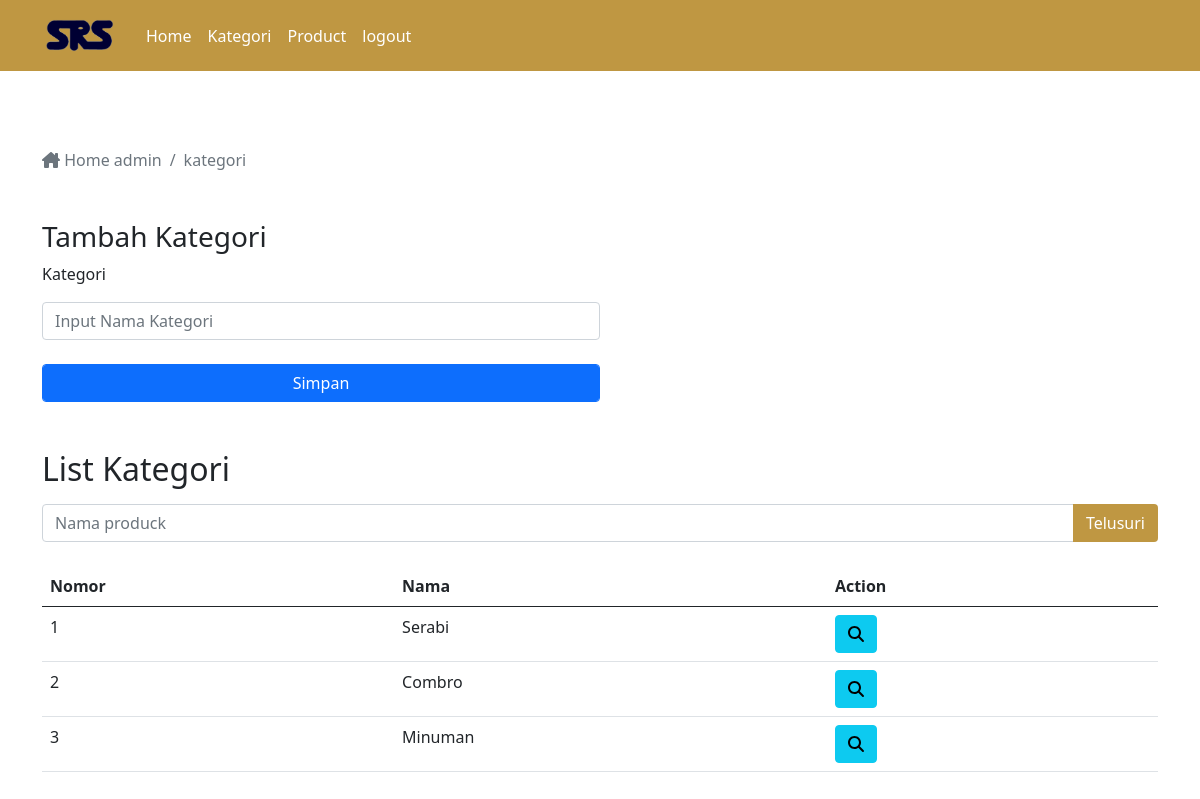
Page /adminpanel/kategori.php (signed in) on the committed database.
### tables this page shows
CREATE TABLE `kategori` (
  `id` int NOT NULL,
  `nama` varchar(100) NOT NULL
);

### adminpanel/kategori.php (the view, shortened to what this page needs)
<?php
require "../adminpanel/function/db.php";
$queryKategori = mysqli_query($link, "SELECT * FROM kategori");
$jumlahKategori = mysqli_num_rows($queryKategori);
if(isset($_GET['keyword'])){
    $queryKategori = mysqli_query($link, "SELECT * FROM kategori WHERE nama LIKE '%$_GET[keyword]%'");
}
else if(isset($_GET['kategori'])){
    $queryKategori = mysqli_query($link, "SELECT id FROM kategori WHERE nama ='$_GET[kategori]' ");
    $kategoriId = mysqli_fetch_array($queryKategori);
    $queryKategori = mysqli_query($link, "SELECT * FROM kategori WHERE kategori_id='$kategoriId[id]'");
}
else{
  $queryKategori = mysqli_query($link, "SELECT * FROM kategori");
}
?>
<!DOCTYPE html>
<html lang="en">
<head>
     <link href="https://cdn.jsdelivr.net/npm/bootstrap@5.0.2/dist/css/bootstrap.min.css" rel="stylesheet">
    <link rel="stylesheet" href="../css/admin.css">
</head>
<body>
    <?php require "navbaradmin.php"; ?>
    <div class="container mt-5 kategori">
        <nav aria-label="breadcrumb">
            <ol class="breadcrumb">
                <li class="breadcrumb-item active" aria-current="page">
                    <a href="../adminpanel/index.php" class="no-decoration text-muted"><i class="fa-solid fa-house-chimney">
                    </i> Home admin</a>
                </li>
                <li class="breadcrumb-item active" aria-current="page">
                    kategori
                </li>
            </ol>
        </nav>
        <div class="my-5 col-12 col-md-6">
    <h3>Tambah Kategori</h3>
    <form action="" method="post">
        <div>
            <label for="kategori">Kategori</label>
            <input type="text" id="kategori" name="kategori" placeholder="Input Nama Kategori" class="form-control mt-3" required autocomplete=off>
        </div>
        <div class="mt-4">
            <button type="submit" class="btn btn-primary form-control " name="simpan-kategori">Simpan</button>
        </div>
    </form>
</div>
        <div class="mt-5">
            <h2>List Kategori</h2>
            <form action="kategori.php" method="get">
                <div class="input-group my-3">
                     <input type="text" class="form-control" placeholder="Nama produck" aria-label="Recipient's username" aria-describedby="basic-addon2" name="keyword">
                        <button type="submit" class="btn warna3 text-white"> Telusuri</button>
                </div>
            </form>
            <div class="table-responsive mt-4">
                <table class="table">
                    <thead>
                        <tr>
                            <th>Nomor</th>
                            <th>Nama</th>
                            <th>Action</th>
                        </tr>
                    </thead>
                    <tbody>
                       <?php
                       if($jumlahKategori==0){
                        ?>
                            <tr>
                                <td colspan=3 class="text-center">Data Kategori Tidak Ada</td>
                            </tr>
                        <?php
                       } else {
                        $jumlah = 1;
                         while($data=mysqli_fetch_array($queryKategori)){
                        ?>
                            <tr>
                                <td>
                                    <?php echo $jumlah;  ?>
                                </td>
                                <td>
                                    <?php
                                    echo $data['nama'];
                                    ?>
                                </td>
                                <td>
                                    <a href="kategori-detail.php?q=<?php echo $data['id'];?>" class="btn btn-info"><i class="fas fa-search"></i></a>
                                </td>
                            </tr>
                        <?php
                        $jumlah++;
                         }
                       }
                       ?>
                    </tbody>
                </table>
            </div>
        </div>
    </div>
</body>
</html>

### css/admin.css (style rules this page uses)
.warna3 { background-color:#BF9742 ; }

### adminpanel/kategori.php (style rules this page uses)
.no-decoration { text-decoration: none; }
.kategori { padding-top: 100px; padding-bottom: 50px; }

### rows in the picture
kategori: nama "Serabi"
kategori: nama "Combro"
kategori: nama "Minuman"
